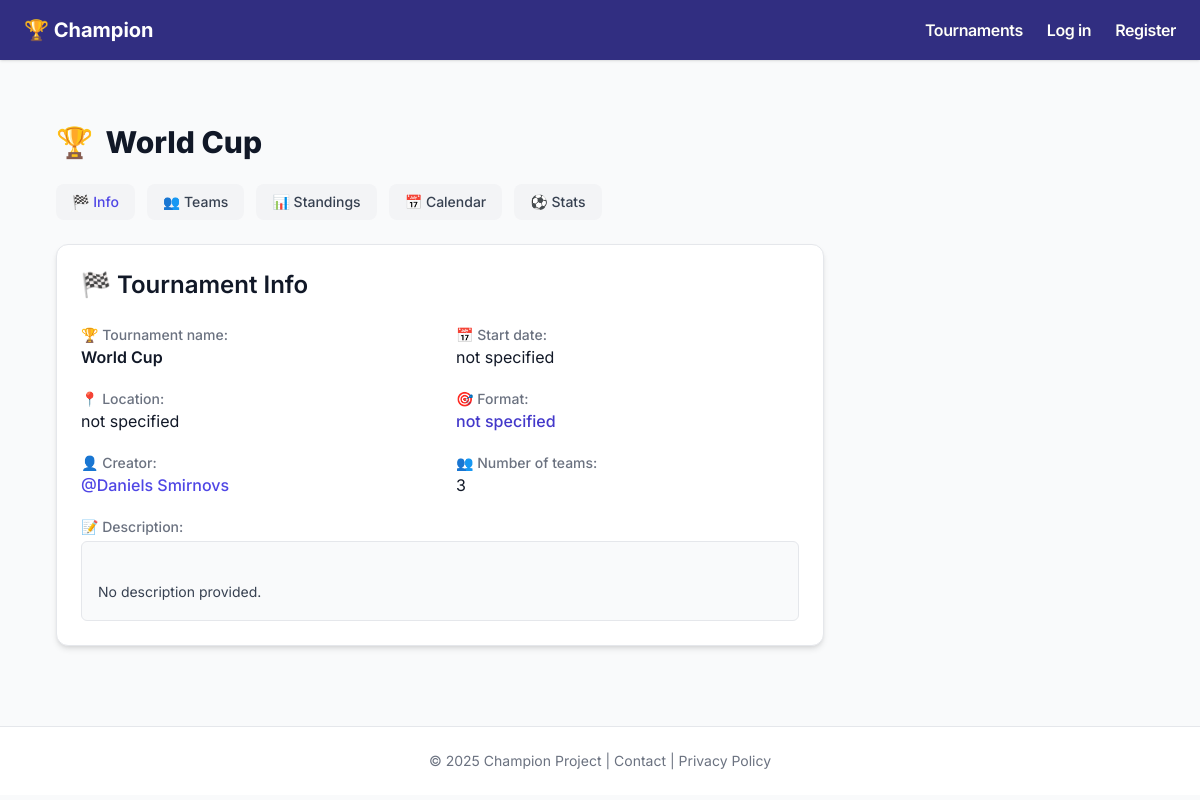
The app's page /tournament/4 with its own data.
### app/models.py (models this page shows, shortened)
class Tournament(db.Model):
    id = db.Column(db.Integer, primary_key=True)
    name = db.Column(db.String(100), nullable=False)
    start_date = db.Column(db.Date, nullable=True)
    location = db.Column(db.String(100), nullable=True)
    format = db.Column(db.String(50), nullable=True)
    max_teams = db.Column(db.Integer, nullable=True)
    description = db.Column(db.Text, nullable=True)
    date_created = db.Column(db.DateTime, default=datetime.utcnow)
    creator_id = db.Column(
        db.Integer,
        db.ForeignKey('user.id', ondelete='CASCADE', name='fk_tournament_creator'),
        nullable=True
    )
    teams = db.relationship('Team', backref='tournament', lazy=True, cascade='all, delete-orphan', passive_deletes=True)
    matches = db.relationship('Match', backref='tournament', lazy=True, cascade='all, delete-orphan', passive_deletes=True)

class User(db.Model, UserMixin):
    id = db.Column(db.Integer, primary_key=True)
    email = db.Column(db.String(120), unique=True, nullable=False)
    name = db.Column(db.String(100), unique=True, nullable=False)
    password_hash = db.Column(db.String(128), nullable=False)
    role = db.Column(db.String(20), nullable=False, default='viewer')
    avatar_url = db.Column(db.String)
    first_name = db.Column(db.String)
    last_name = db.Column(db.String)
    phone = db.Column(db.String)
    bio = db.Column(db.Text)
    tournaments_created = db.relationship(
        'Tournament',
        backref=db.backref('creator', lazy=True),
        cascade='all, delete-orphan',
        passive_deletes=True
    )
    discussions = db.relationship(
        'Discussion',
        backref=db.backref('author', lazy=True),
        lazy='dynamic',  # для подсчёта через .count()
        cascade='all, delete-orphan',
        passive_deletes=True
    )
    messages = db.relationship(
        'DiscussionMessage',
        backref=db.backref('author', lazy=True),
        lazy='dynamic',  # для подсчёта через .count()
        cascade='all, delete-orphan',
        passive_deletes=True
    )

### app/routes.py (the view)
@app.route('/tournament/<int:tournament_id>')
def tournament_page(tournament_id):
    tournament = Tournament.query.get_or_404(tournament_id)
    teams = tournament.teams
    matches = tournament.matches
    standings = calculate_standings(tournament)
    standings.sort(key=lambda t: (-t['points'], -(t['goals_for'] - t['goals_against'])))
    top_scorers = get_top_scorers(tournament)
    return render_template('tournament.html',
                           tournament=tournament,
                           teams=teams,
                           matches=matches,
                           standings=standings,
                           top_scorers=top_scorers)

### app/__init__.py (called while the page is built)
@app.context_processor
def inject_translations():
    return dict(_=_)

### app/templates/tournament.html (shortened to what this page needs)
{% extends "base.html" %}
{% block content %}
<div class="mt-6 px-4 animate-fade-in">
  <h1 class="text-3xl font-extrabold mb-6 flex items-center gap-3 text-gray-900">
    🏆 <span>{{ tournament.name }}</span>
  </h1>
  <div class="flex flex-wrap gap-3 mb-6">
    <a href="#info" data-tab="info"
       class="tab-link inline-flex items-center gap-2 px-4 py-2 rounded-lg bg-gray-100 text-sm font-medium text-gray-700 hover:bg-gray-200 transition">
      🏁 {{ _('Info') }}
    </a>
    <a href="#teams" data-tab="teams"
       class="tab-link inline-flex items-center gap-2 px-4 py-2 rounded-lg bg-gray-100 text-sm font-medium text-gray-700 hover:bg-gray-200 transition">
      👥 {{ _('Teams') }}
    </a>
    <a href="#standings" data-tab="standings"
       class="tab-link inline-flex items-center gap-2 px-4 py-2 rounded-lg bg-gray-100 text-sm font-medium text-gray-700 hover:bg-gray-200 transition">
      📊 {{ _('Standings') }}
    </a>
    <a href="#calendar" data-tab="calendar"
       class="tab-link inline-flex items-center gap-2 px-4 py-2 rounded-lg bg-gray-100 text-sm font-medium text-gray-700 hover:bg-gray-200 transition">
      📅 {{ _('Calendar') }}
    </a>
    <a href="#stats" data-tab="stats"
       class="tab-link inline-flex items-center gap-2 px-4 py-2 rounded-lg bg-gray-100 text-sm font-medium text-gray-700 hover:bg-gray-200 transition">
      ⚽ {{ _('Stats') }}
    </a>
  </div>
  <section id="info" class="tab-section">
    <div class="bg-white p-6 rounded-xl border border-gray-200 shadow-md max-w-3xl hover:shadow-lg transition-all duration-300">
      <h2 class="text-2xl font-semibold mb-6 flex items-center gap-2 text-gray-900">
        🏁 {{ _('Tournament Info') }}
      </h2>
      <dl class="grid grid-cols-1 sm:grid-cols-2 gap-x-8 gap-y-5 text-sm text-gray-700">
        <div>
          <dt class="font-medium text-gray-500">🏆 {{ _('Tournament name') }}:</dt>
          <dd class="text-base text-gray-900 font-semibold">{{ tournament.name }}</dd>
        </div>
        <div>
          <dt class="font-medium text-gray-500">📅 {{ _('Start date') }}:</dt>
          <dd class="text-base text-gray-900">{{ tournament.start_date or _('not specified') }}</dd>
        </div>
        <div>
          <dt class="font-medium text-gray-500">📍 {{ _('Location') }}:</dt>
          <dd class="text-base text-gray-900">{{ tournament.location or _('not specified') }}</dd>
        </div>
        <div>
          <dt class="font-medium text-gray-500">🎯 {{ _('Format') }}:</dt>
          <dd class="text-base text-indigo-700 font-medium">{{ tournament.format or _('not specified') }}</dd>
        </div>
        <div>
          <dt class="font-medium text-gray-500">👤 {{ _('Creator') }}:</dt>
          <dd class="text-base">
            {% if tournament.creator %}
              <a href="{{ url_for('user_profile', user_id=tournament.creator.id) }}"
                 class="text-indigo-600 hover:underline font-medium">
                @{{ tournament.creator.name }}
              </a>
            {% else %}
              <span class="text-gray-400">{{ _('Unknown') }}</span>
            {% endif %}
          </dd>
        </div>
        <div>
          <dt class="font-medium text-gray-500">👥 {{ _('Number of teams') }}:</dt>
          <dd class="text-base text-gray-900">{{ teams|length }}</dd>
        </div>
        <div class="sm:col-span-2">
          <dt class="font-medium text-gray-500 mb-1">📝 {{ _('Description') }}:</dt>
          <dd>
            <div class="bg-gray-50 p-4 rounded-md border text-sm text-gray-700 leading-relaxed whitespace-pre-line">
              {{ tournament.description or _('No description provided.') }}
            </div>
          </dd>
        </div>
      </dl>
    </div>
  </section>
  {% set can_edit = current_user.is_authenticated and (current_user.role in ['admin', 'king'] or (current_user.role == 'organizer' and tournament.creator_id == current_user.id)) %}
</div>
{% endblock %}

### app/templates/base.html (style rules this page uses)
body { font-family: 'Inter', sans-serif; -webkit-font-smoothing: antialiased; -moz-osx-font-smoothing: grayscale; }

### records on screen
Tournament: name "World Cup", start_date "not specified", location "not specified", format "not specified", description "No description provided."
User: creator.name "Daniels Smirnovs"

### other values on screen
{{ teams|length }} "3"
